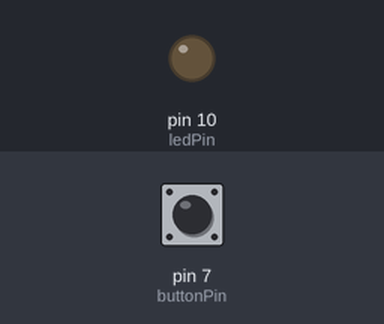
The sketch below on a simulated Arduino Uno, built with avr-gcc and run on an emulated ATmega328P. Parts: output pins drawn as LEDs (lit = HIGH). Inputs (shaded band) come from the test bench; at power-on: pin 7 (buttonPin) LOW.

Above: at 1.2 s.
1.3 s: pin 7 (buttonPin) pulled HIGH for 0.15 s
At 1.4 s:
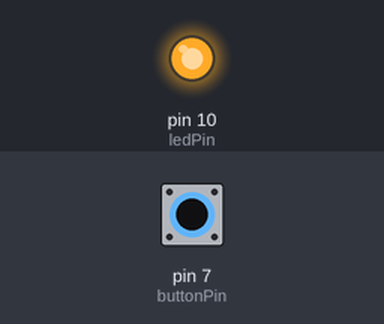
3.0 s: pin 7 (buttonPin) pulled HIGH for 3.2 s
At 7.2 s:
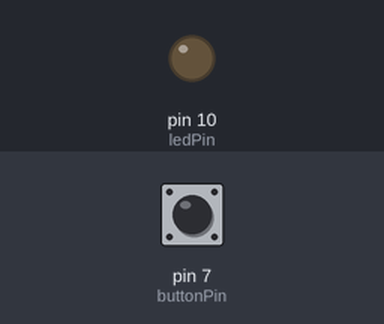
Timing chart, 0 to 8.7 s (numbered marks = the images above; inputs shaded):
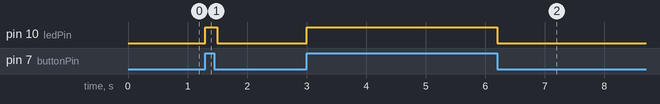

Measured:
- after the input at 1.3 s, pin 10 (ledPin): LOW → HIGH at once, → LOW 0.20 s later
- after the input at 3.0 s, pin 10 (ledPin): LOW → HIGH at once, → LOW 3.2 s later

The sketch:

Led_Button.ino
```cpp
int buttonPin = 7;

int ledPin = 10;

int buttonState = 0;

void setup() {
  // put your setup code here, to run once:
  pinMode(ledPin, OUTPUT);
  pinMode(buttonPin, INPUT);

}

void loop() {

  buttonState = digitalRead(buttonPin);

  if (buttonState == HIGH) {
    digitalWrite(ledPin, HIGH);
    Serial.println(buttonState);
    delay(100);
  }
  else {
    digitalWrite(ledPin, LOW);
  }

}
```
